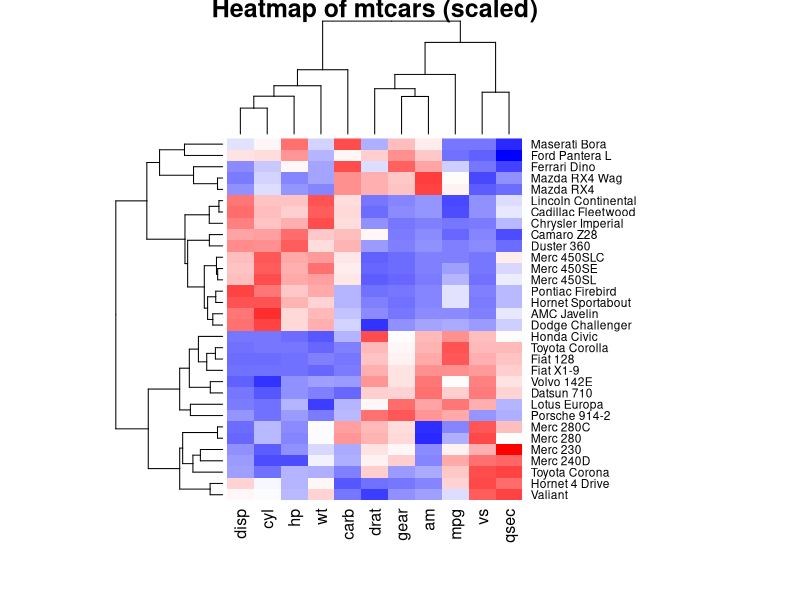
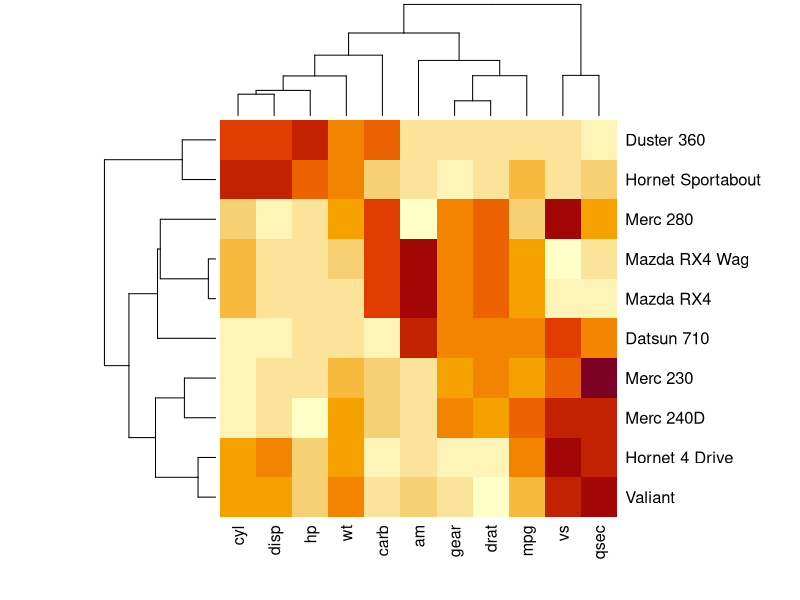
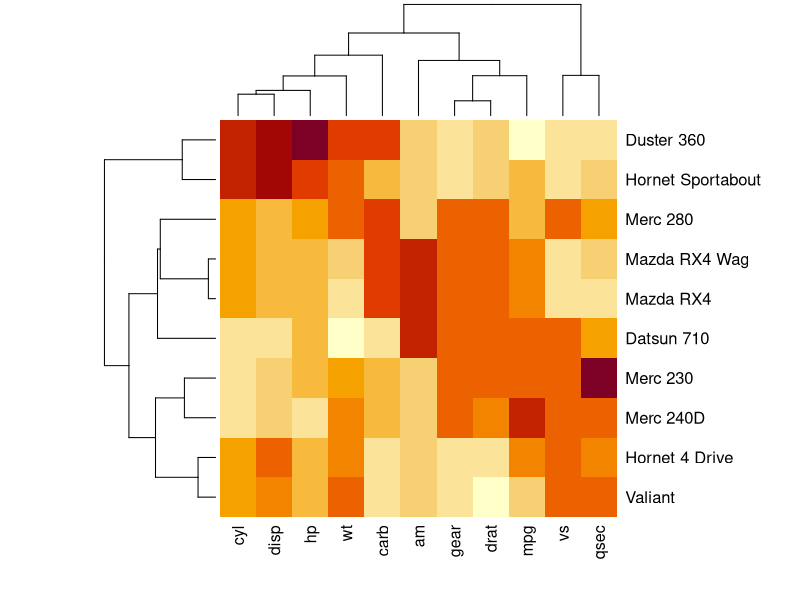
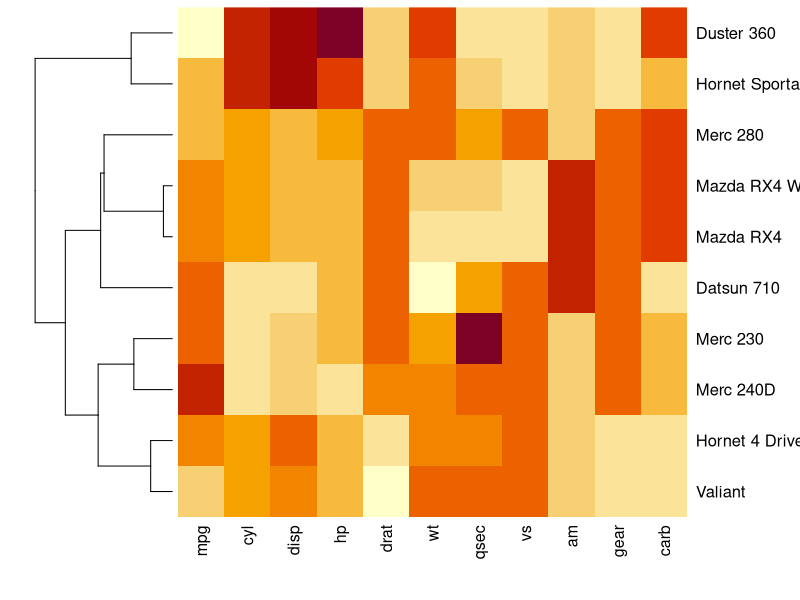

Reproduce these figures in R, in order. (Note: this script raises an error after producing the figures.)
data(mtcars)

# Scale the data for better heatmap visuals
scaled_data <- scale(mtcars)

# Create heatmap
heatmap(scaled_data,
        col = colorRampPalette(c("blue", "white", "red"))(100),
        main = "Heatmap of mtcars (scaled)",
        margins = c(6, 10))
# Create cluster heatmap ----

# Adds dendograms to the heatmap
heatmap (scaled_data[1:10, ]) 

# Scale the data
heatmap(scaled_data[1:10, ], scale = "column")|

 # Create new heatmap with one dendogram
 heatmap (scaled_data[1:10, ], Colv = NA, scale = "column")


